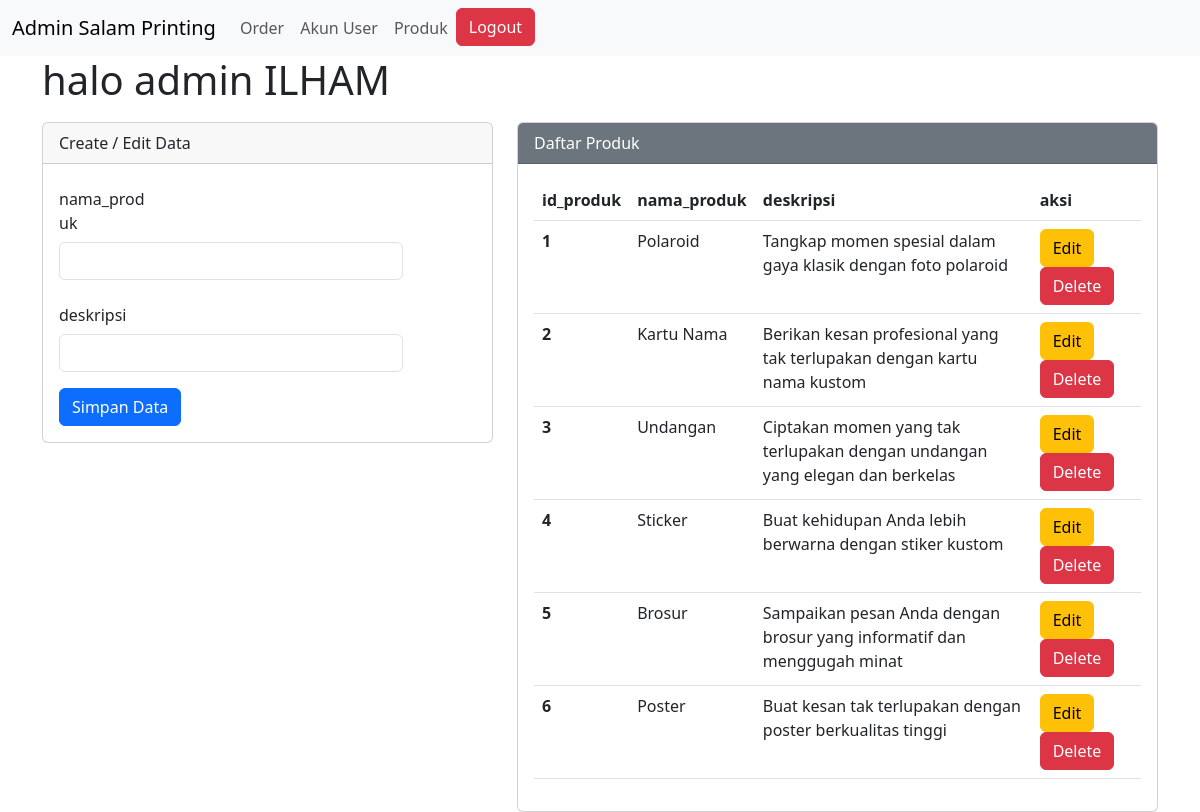
The page /produk_admin.php (signed in) on the database its author committed.
### tables this page shows
CREATE TABLE `produk` (
  `id_produk` int(11) NOT NULL,
  `nama_produk` varchar(100) DEFAULT NULL,
  `deskripsi` varchar(100) DEFAULT NULL
);

### script_produk.php (called while the page is built, shortened)
<?php
$nama_produk   = "";
$deskripsi     = "";
?>

### produk_admin.php (the view, shortened to what this page needs)
<?php
@include 'config.php';
@include 'script_produk.php';
?>
<!DOCTYPE html>
<html lang="en">
<head>
    <link href="https://cdn.jsdelivr.net/npm/bootstrap@5.3.0/dist/css/bootstrap.min.css" rel="stylesheet">
</head>
<body>
    <nav class="navbar navbar-expand-lg bg-body-tertiary">
        <div class="container-fluid">
            <a class="navbar-brand" href="#">Admin Salam Printing</a>
            <div class="collapse navbar-collapse" id_produk="navbarSupportedContent">
                <ul class="navbar-nav me-auto mb-2 mb-lg-0">
                    <li class="nav-item">
                        <a class="nav-link" aria-current="page" href="order_admin.php">Order</a>
                    </li>
                    <li class="nav-item">
                        <a class="nav-link" aria-current="page" href="akun_admin.php">Akun User</a>
                    </li>
                    <li class="nav-item">
                        <a class="nav-link" aria-current="page" href="produk_admin.php">Produk</a>
                    </li>
                    <li>
                        <a href="script_logout.php" onclick="return confirm('Yakin mau logout?')"><button type="button" class="btn btn-danger">Logout</button></a>
                    </li>
                </ul>
            </div>
        </div>
    </nav>
    <div class="container">
    <h1>halo admin <span><?php echo $_SESSION['admin_name'] ?></span></h1>
        <div class="row">
            <div class="col-md-5 col-sm-6">
                <div class="card">
                    <div class="card-header">
                        Create / Edit Data
                    </div>
                    <div class="card-body">
                        <form action="" method="POST">
                            <div class="mb-3 row">
                                <label for="nama_produk" class="col-sm-3 col-form-label">nama_produk</label>
                                <div class="col-sm-10">
                                    <input type="text" class="form-control" id_produk="nama_produk" name="nama_produk" value="<?php echo $nama_produk ?>">
                                </div>
                            </div>
                            <div class="mb-3 row">
                                <label for="deskripsi" class="col-sm-3 col-form-label">deskripsi</label>
                                <div class="col-sm-10">
                                    <input type="text" class="form-control" id_produk="deskripsi" name="deskripsi" value="<?php echo $deskripsi ?>">
                                </div>
                            </div>
                            <div class="col-12">
                                <input type="submit" name="simpan" value="Simpan Data" class="btn btn-primary" />
                            </div>
                        </form>
                    </div>
                </div>
            </div>
            <div class="col-md-7 col-sm-12">
                <div class="card">
                    <div class="card-header text-white bg-secondary">
                        Daftar Produk
                    </div>
                    <div class="card-body">
                        <table class="table">
                            <thead>
                                <tr>
                                    <th scope="col">id_produk</th>
                                    <th scope="col">nama_produk</th>
                                    <th scope="col">deskripsi</th>
                                    <th scope="col">aksi</th>
                                </tr>
                            </thead>
                            <tbody>
                                <?php
                                $sql2   = "select * from produk order by id_produk desc";
                                $q2     = mysqli_query($koneksi, $sql2);
                                $urut   = 1;
                                while ($r2 = mysqli_fetch_array($q2)) {
                                    $id_produk   = $r2['id_produk'];
                                    $nama_produk = $r2['nama_produk'];
                                    $deskripsi   = $r2['deskripsi'];
                                ?>
                                    <tr>
                                        <th scope="row"><?php echo $urut++ ?></th>
                                        <td scope="row"><?php echo $nama_produk ?></td>
                                        <td scope="row"><?php echo $deskripsi ?></td>
                                        <td scope="row">
                                            <a href="produk_admin.php?op=edit&id_produk=<?php echo $id_produk ?>"><button type="button" class="btn btn-warning">Edit</button></a>
                                            <a href="produk_admin.php?op=delete&id_produk=<?php echo $id_produk?>" onclick="return confirm('Yakin mau delete data?')"><button type="button" class="btn btn-danger">Delete</button></a>
                                        </td>
                                    </tr>
                                <?php
                                }
                                ?>
                            </tbody>
                        </table>
                    </div>
                </div>
            </div>
        </div>
    </div>
</body>
</html>

### produk_admin.php (style rules this page uses)
.card { margin-top: 10px; }

### rows shown on the page
produk: nama_produk "Polaroid", deskripsi "Tangkap momen spesial dalam gaya klasik dengan foto polaroid"
produk: nama_produk "Kartu Nama", deskripsi "Berikan kesan profesional yang tak terlupakan dengan kartu nama kustom"
produk: nama_produk "Undangan", deskripsi "Ciptakan momen yang tak terlupakan dengan undangan yang elegan dan berkelas"
produk: nama_produk "Sticker", deskripsi "Buat kehidupan Anda lebih berwarna dengan stiker kustom"
produk: nama_produk "Brosur", deskripsi "Sampaikan pesan Anda dengan brosur yang informatif dan menggugah minat"
produk: nama_produk "Poster", deskripsi "Buat kesan tak terlupakan dengan poster berkualitas tinggi"

### other values the page prints
$_SESSION['admin_name'] "ILHAM"
